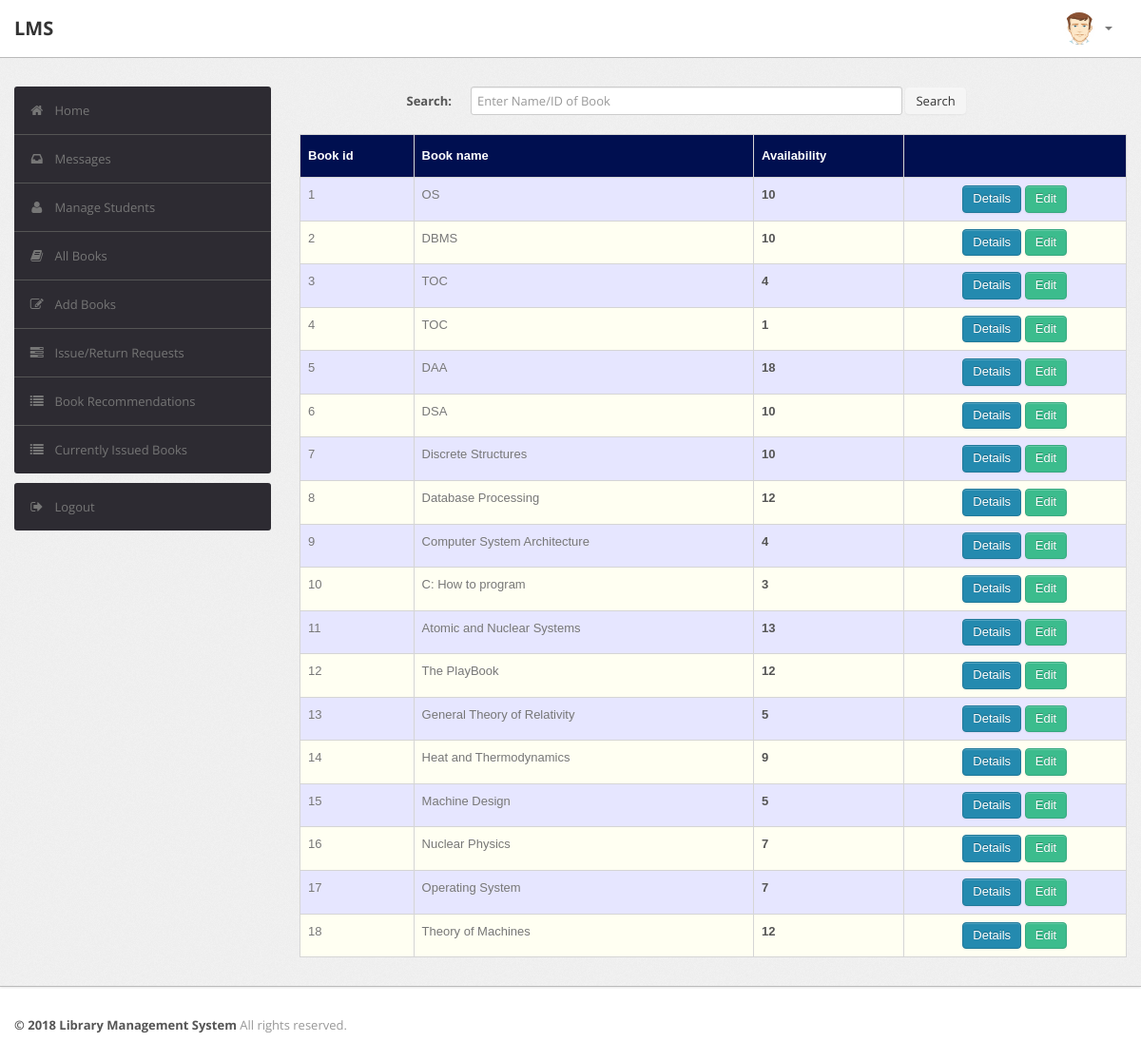
/admin/book.php (signed in), run on the app's committed database.
### tables this page shows
CREATE TABLE `book` (
  `BookId` int(10) NOT NULL,
  `Title` varchar(50) DEFAULT NULL,
  `Publisher` varchar(50) DEFAULT NULL,
  `Year` varchar(50) DEFAULT NULL,
  `Availability` int(5) DEFAULT NULL
);

### admin/book.php (the view, shortened to what this page needs)
<?php
require('dbconn.php');
?>
<?php
if ($_SESSION['RollNo']) {
    ?>
<!DOCTYPE html>
<html lang="en">
    <head>
        <link type="text/css" href="bootstrap/css/bootstrap.min.css" rel="stylesheet">
        <link type="text/css" href="bootstrap/css/bootstrap-responsive.min.css" rel="stylesheet">
        <link type="text/css" href="css/theme.css" rel="stylesheet">
        <link type="text/css" href="images/icons/css/font-awesome.css" rel="stylesheet">
    </head>
    <body>
        <div class="navbar navbar-fixed-top">
            <div class="navbar-inner">
                <div class="container">
                        <a class="brand" href="index.php">LMS </a>
                    <div class="nav-collapse collapse navbar-inverse-collapse">
                        <ul class="nav pull-right">
                            <li class="nav-user dropdown"><a href="#" class="dropdown-toggle" data-toggle="dropdown">
                                <img src="images/user.png" class="nav-avatar" />
                                <b class="caret"></b></a>
                            </li>
                        </ul>
                    </div>
                </div>
            </div>
        </div>
        <div class="wrapper">
            <div class="container">
                <div class="row">
                    <div class="span3">
                        <div class="sidebar">
                            <ul class="widget widget-menu unstyled">
                                <li class="active"><a href="index.php"><i class="menu-icon icon-home"></i>Home
                                </a></li>
                                 <li><a href="message.php"><i class="menu-icon icon-inbox"></i>Messages</a>
                                </li>
                                <li><a href="student.php"><i class="menu-icon icon-user"></i>Manage Students </a>
                                </li>
                                <li><a href="book.php"><i class="menu-icon icon-book"></i>All Books </a></li>
                                <li><a href="addbook.php"><i class="menu-icon icon-edit"></i>Add Books </a></li>
                                <li><a href="requests.php"><i class="menu-icon icon-tasks"></i>Issue/Return Requests </a></li>
                                <li><a href="recommendations.php"><i class="menu-icon icon-list"></i>Book Recommendations </a></li>
                                <li><a href="current.php"><i class="menu-icon icon-list"></i>Currently Issued Books </a></li>
                            </ul>
                            <ul class="widget widget-menu unstyled">
                                <li><a href="logout.php"><i class="menu-icon icon-signout"></i>Logout </a></li>
                            </ul>
                        </div>
                    </div>
                    <div class="span9">
                  <form class="form-horizontal row-fluid" action="book.php" method="post">
                                        <div class="control-group">
                                            <label class="control-label" for="Search"><b>Search:</b></label>
                                            <div class="controls">
                                                <input type="text" id="title" name="title" placeholder="Enter Name/ID of Book" class="span8" required>
                                                <button type="submit" name="submit"class="btn">Search</button>
                                            </div>
                                        </div>
                                    </form>
                                    <br>
                                    <?php
                                    if(isset($_POST['submit']))
                                        {$s=$_POST['title'];
                                            $sql="select * from LMS.book where BookId='$s' or Title like '%$s%'";
                                        }
                                    else
                                        $sql="select * from LMS.book";
                                    $result=$conn->query($sql);
                                    $rowcount=mysqli_num_rows($result);
                                    if(!($rowcount))
                                        echo "<br><center><h2><b><i>No Results</i></b></h2></center>";
                                    else
                                    {
                                    ?>
                        <table class="table" id = "tables">
                                  <thead>
                                    <tr>
                                      <th>Book id</th>
                                      <th>Book name</th>
                                      <th>Availability</th>
                                      <th></th>
                                    </tr>
                                  </thead>
                                  <tbody>
                                    <?php
                            while($row=$result->fetch_assoc())
                            {
                                $bookid=$row['BookId'];
                                $name=$row['Title'];
                                $avail=$row['Availability'];
                            ?>
                                    <tr>
                                      <td><?php echo $bookid ?></td>
                                      <td><?php echo $name ?></td>
                                      <td><b><?php echo $avail ?></b></td>
                                        <td><center>
                                            <a href="bookdetails.php?id=<?php echo $bookid; ?>" class="btn btn-primary">Details</a>
                                            <a href="edit_book_details.php?id=<?php echo $bookid; ?>" class="btn btn-success">Edit</a>
                                        </center></td>
                                    </tr>
                               <?php }} ?>
                               </tbody>
                                </table>
                            </div>
                </div>
            </div>
        </div>
<div class="footer">
            <div class="container">
                <b class="copyright">&copy; 2018 Library Management System </b>All rights reserved.
            </div>
        </div>
    </body>
</html>
<?php }
else {
    echo "<script type='text/javascript'>alert('Access Denied!!!')</script>";
} ?>

### admin/css/theme.css (style rules this page uses)
#tables { font-family: "Trebuchet MS", Arial, Helvetica, sans-serif; border-collapse: collapse; width: 100%; }
#tables td, #tables th { border: 1px solid #ddd; padding: 8px; }
#tables tr:nth-child(even) { background-color: #fffff2; }
#tables tr:nth-child(odd) { background-color: #e6e6ff; }
#tables th { padding-top: 12px; padding-bottom: 12px; text-align: left; background-color: #000F50; color: white; }
body { font-size: 13px; font-family: 'Open Sans', Arial, sans-serif; background: #fff; color: #777 }
strong, b { color: #555 }
.wrapper { background: url(../images/bg.png) #eee; border-bottom: 1px solid #bbb; -webkit-box-shadow: 0 1px 2px rgba(0,0,0,0.1); -moz-box-shadow: 0 1px 2px rgba(0,0,0,0.1); box-shadow: 0 1px 2px rgba(0,0,0,0.1); padding: 30px 0 }
.footer { color: #999; padding: 30px 0 60px }
form { margin: 0 }
select, textarea, input[type="text"], input[type="password"], input[type="datetime"], input[type="datetime-local"], input[type="date"], input[type="month"], input[type="time"], input[type="week"], input[type="number"], input[type="email"], input[type="url"], input[type="search"], input[type="tel"], input[type="color"], .uneditable-input, label, input, button, select, textarea { -webkit-border-radius: 3px; -moz-border-radius: 3px; border-radius: 3px; font-size: 13px; font-family: 'Open Sans', Tahoma, Arial, sans-serif }
body [class^="icon-"], body [class*=" icon-"] { font-size: 14px; line-height: 20px; height: 20px }
.form-horizontal .control-group, .form-vertical .control-group { margin-bottom: 0 }
.navbar { position: static!important; margin: 0!important }
.navbar .navbar-inner { background: #fff; border-bottom: 1px solid #bbb; -webkit-box-shadow: 0 1px 2px rgba(0,0,0,0.15); -moz-box-shadow: 0 1px 2px rgba(0,0,0,0.15); box-shadow: 0 1px 2px rgba(0,0,0,0.15) }
.navbar .brand { color: #333; font-weight: bold; font-size: 20px; margin-right: 20px; padding: 20px }
.navbar .nav>li>a { padding: 20px 15px; font-weight: bold; color: #777 }
.nav-user>a { height: 20px }
.nav-avatar { width: 34px; height: 34px; margin: -7px 5px 0 0; -webkit-border-radius: 50%; -moz-border-radius: 50%; border-radius: 50% }
.btn, .btn-box { -webkit-border-radius: 3px; -moz-border-radius: 3px; border-radius: 3px }
.btn { font-size: 13px; font-weight: 600 }
.btn { display: inline-block; margin-bottom: 0; font-weight: 400; text-align: center; vertical-align: middle; cursor: pointer; background-image: none; border: 1px solid transparent; white-space: nowrap; padding: 4px 10px; font-size: 13px; line-height: 1.42857; border-radius: 4px; -webkit-user-select: none; -moz-user-select: none; -ms-user-select: none; user-select: none }
.btn-primary { color: #fff; background-color: #248aaf; border-color: #20799a }
.btn-success { color: #fff; background-color: #3cbc8d; border-color: #36a97f }
.table { margin-bottom: 0 }
.table th, .table td { border-color: #d5d5d5!important }
.widget-menu { background: #fff; -webkit-border-radius: 3px; -moz-border-radius: 3px; border-radius: 3px; overflow: hidden }
.widget-menu a { color: #555; display: block; line-height: 20px; padding: 15px; text-decoration: none!important }
.widget-menu .menu-icon { margin-right: 10px; color: #767676; -webkit-transition: all .2s ease-in-out; -moz-transition: all .2s ease-in-out; transition: all .2s ease-in-out; }
.widget-menu>li+li { border-top: 1px solid #555 }
.widget-menu>li>a { background-color: #2d2b32; color: #767676; -webkit-transition: all .2s ease-in-out; -moz-transition: all .2s ease-in-out; transition: all .2s ease-in-out; }

### data on the page
book: BookId "1", Title "OS", Availability "10"
book: BookId "2", Title "DBMS", Availability "10"
book: BookId "3", Title "TOC", Availability "4"
book: BookId "4", Title "TOC", Availability "1"
book: BookId "5", Title "DAA", Availability "18"
book: BookId "6", Title "DSA", Availability "10"
book: BookId "7", Title "Discrete Structures", Availability "10"
book: BookId "8", Title "Database Processing", Availability "12"
book: BookId "9", Title "Computer System Architecture", Availability "4"
book: BookId "10", Title "C: How to program", Availability "3"
book: BookId "11", Title "Atomic and Nuclear Systems", Availability "13"
book: BookId "12", Title "The PlayBook", Availability "12"
book: BookId "13", Title "General Theory of Relativity", Availability "5"
book: BookId "14", Title "Heat and Thermodynamics", Availability "9"
book: BookId "15", Title "Machine Design", Availability "5"
book: BookId "16", Title "Nuclear Physics", Availability "7"
book: BookId "17", Title "Operating System", Availability "7"
book: BookId "18", Title "Theory of Machines", Availability "12"
